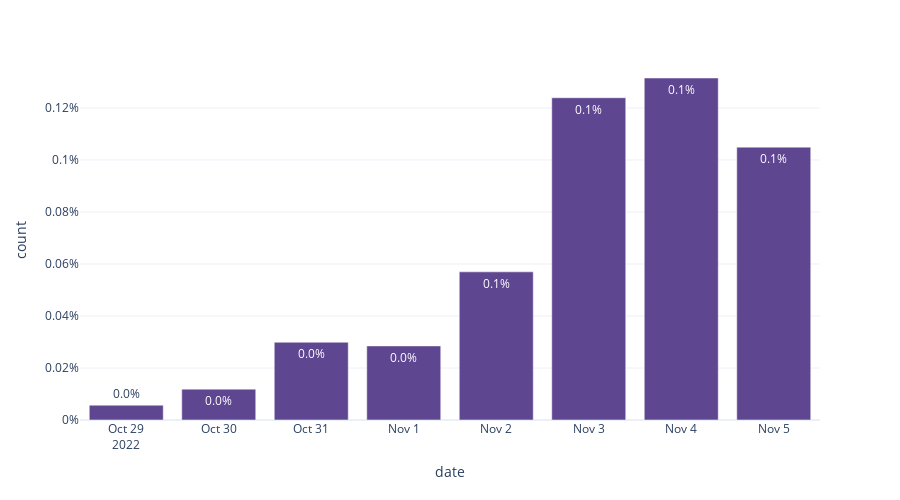

Notebook code for this chart:
### Code cell
## Multiplier = n_mentions * 2 min / (n_channels * 60 minutes * 20h)
multiplier = 2 / (data["channel_name"].nunique() * 60 * 18)

fig = show_mentions_over_time(data_cop27,freq = "D",method = multiplier,height = 500,text_auto = ".1%")
fig.update_layout(yaxis_tickformat='0%')

### Figure 1 — Plotly figure (JSON) as saved in the notebook; plotly's stock layout.template omitted (floating-point values rounded to 4 significant figures)
{"data": [{"alignmentgroup": "True", "hovertemplate": "date=%{x}<br>count=%{y}<extra></extra>", "legendgroup": "", "marker": {"color": "rgb(95, 70, 144)", "pattern": {"shape": ""}}, "name": "", "offsetgroup": "", "orientation": "v", "showlegend": false, "textposition": "auto", "texttemplate": "%{y:.1%}", "x": ["2022-10-29T00:00:00", "2022-10-30T00:00:00", "2022-10-31T00:00:00", "2022-11-01T00:00:00", "2022-11-02T00:00:00", "2022-11-03T00:00:00", "2022-11-04T00:00:00", "2022-11-05T00:00:00"], "xaxis": "x", "y": [5.698e-05, 0.0001187, 0.0002991, 0.0002849, 0.0005698, 0.001239, 0.001315, 0.001049], "yaxis": "y", "type": "bar"}], "layout": {"xaxis": {"anchor": "y", "domain": [0, 1], "title": {"text": "date"}}, "yaxis": {"anchor": "x", "domain": [0, 1], "title": {"text": "count"}, "tickformat": "0%"}, "legend": {"tracegroupgap": 0}, "margin": {"t": 60}, "barmode": "relative", "height": 500}}
